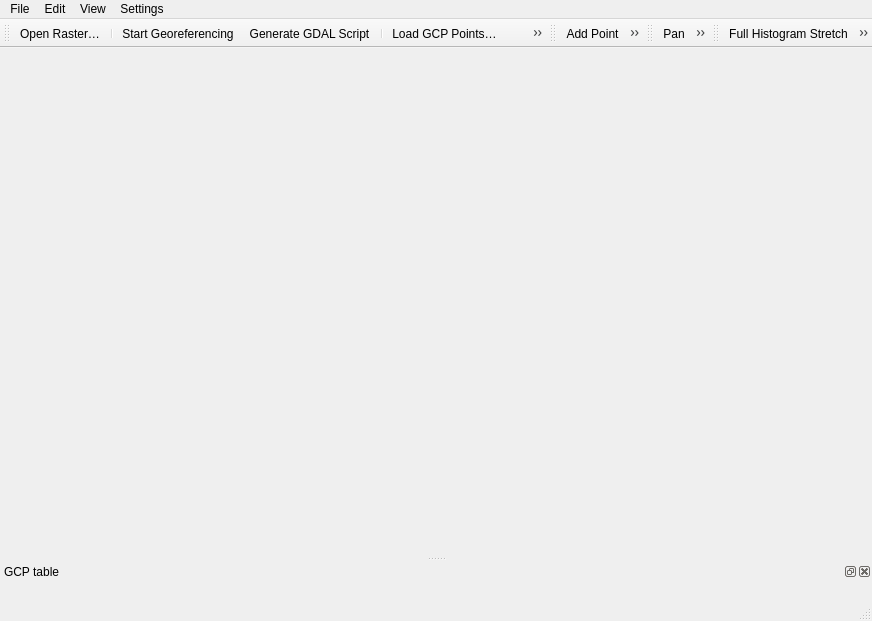
<?xml version="1.0" encoding="UTF-8"?>
<ui version="4.0">
 <class>QgsGeorefPluginGuiBase</class>
 <widget class="QMainWindow" name="QgsGeorefPluginGuiBase">
  <property name="geometry">
   <rect>
    <x>0</x>
    <y>0</y>
    <width>872</width>
    <height>621</height>
   </rect>
  </property>
  <property name="windowTitle">
   <string>Georeferencer</string>
  </property>
  <widget class="QWidget" name="mCentralwidget"/>
  <widget class="QMenuBar" name="menubar">
   <property name="geometry">
    <rect>
     <x>0</x>
     <y>0</y>
     <width>872</width>
     <height>25</height>
    </rect>
   </property>
   <widget class="QMenu" name="menuFile">
    <property name="title">
     <string>File</string>
    </property>
    <addaction name="mActionReset"/>
    <addaction name="mActionOpenRaster"/>
    <addaction name="separator"/>
    <addaction name="mActionStartGeoref"/>
    <addaction name="mActionGDALScript"/>
    <addaction name="separator"/>
    <addaction name="mActionLoadGCPpoints"/>
    <addaction name="mActionSaveGCPpoints"/>
    <addaction name="separator"/>
    <addaction name="mActionQuit"/>
   </widget>
   <widget class="QMenu" name="menuView">
    <property name="title">
     <string>View</string>
    </property>
    <addaction name="mActionPan"/>
    <addaction name="mActionZoomIn"/>
    <addaction name="mActionZoomOut"/>
    <addaction name="mActionZoomToLayer"/>
    <addaction name="mActionZoomLast"/>
    <addaction name="mActionZoomNext"/>
    <addaction name="separator"/>
    <addaction name="mActionLinkGeorefToQgis"/>
    <addaction name="mActionLinkQGisToGeoref"/>
   </widget>
   <widget class="QMenu" name="menuEdit">
    <property name="title">
     <string>Edit</string>
    </property>
    <addaction name="mActionAddPoint"/>
    <addaction name="mActionDeletePoint"/>
    <addaction name="mActionMoveGCPPoint"/>
   </widget>
   <widget class="QMenu" name="menuSettings">
    <property name="title">
     <string>Settings</string>
    </property>
    <addaction name="mActionTransformSettings"/>
    <addaction name="mActionRasterProperties"/>
    <addaction name="mActionGeorefConfig"/>
   </widget>
   <addaction name="menuFile"/>
   <addaction name="menuEdit"/>
   <addaction name="menuView"/>
   <addaction name="menuSettings"/>
  </widget>
  <widget class="QStatusBar" name="statusbar"/>
  <widget class="QToolBar" name="toolBarFile">
   <property name="windowTitle">
    <string>File</string>
   </property>
   <property name="iconSize">
    <size>
     <width>24</width>
     <height>24</height>
    </size>
   </property>
   <attribute name="toolBarArea">
    <enum>TopToolBarArea</enum>
   </attribute>
   <attribute name="toolBarBreak">
    <bool>false</bool>
   </attribute>
   <addaction name="mActionOpenRaster"/>
   <addaction name="separator"/>
   <addaction name="mActionStartGeoref"/>
   <addaction name="mActionGDALScript"/>
   <addaction name="separator"/>
   <addaction name="mActionLoadGCPpoints"/>
   <addaction name="mActionSaveGCPpoints"/>
   <addaction name="separator"/>
   <addaction name="mActionTransformSettings"/>
  </widget>
  <widget class="QToolBar" name="toolBarEdit">
   <property name="windowTitle">
    <string>Edit</string>
   </property>
   <property name="iconSize">
    <size>
     <width>24</width>
     <height>24</height>
    </size>
   </property>
   <attribute name="toolBarArea">
    <enum>TopToolBarArea</enum>
   </attribute>
   <attribute name="toolBarBreak">
    <bool>false</bool>
   </attribute>
   <addaction name="mActionAddPoint"/>
   <addaction name="mActionDeletePoint"/>
   <addaction name="mActionMoveGCPPoint"/>
  </widget>
  <widget class="QToolBar" name="toolBarView">
   <property name="windowTitle">
    <string>View</string>
   </property>
   <property name="iconSize">
    <size>
     <width>24</width>
     <height>24</height>
    </size>
   </property>
   <attribute name="toolBarArea">
    <enum>TopToolBarArea</enum>
   </attribute>
   <attribute name="toolBarBreak">
    <bool>false</bool>
   </attribute>
   <addaction name="mActionPan"/>
   <addaction name="mActionZoomIn"/>
   <addaction name="mActionZoomOut"/>
   <addaction name="mActionZoomToLayer"/>
   <addaction name="mActionZoomLast"/>
   <addaction name="mActionZoomNext"/>
   <addaction name="separator"/>
   <addaction name="mActionLinkGeorefToQgis"/>
   <addaction name="mActionLinkQGisToGeoref"/>
  </widget>
  <widget class="QgsDockWidget" name="dockWidgetGCPpoints">
   <property name="features">
    <set>QgsDockWidget::AllDockWidgetFeatures</set>
   </property>
   <property name="allowedAreas">
    <set>Qt::AllDockWidgetAreas</set>
   </property>
   <property name="windowTitle">
    <string>GCP table</string>
   </property>
   <attribute name="dockWidgetArea">
    <number>8</number>
   </attribute>
   <widget class="QWidget" name="dockWidgetContents">
    <layout class="QHBoxLayout" name="horizontalLayout_2"/>
   </widget>
  </widget>
  <widget class="QToolBar" name="toolBarHistogramStretch">
   <property name="windowTitle">
    <string>Histogram</string>
   </property>
   <attribute name="toolBarArea">
    <enum>TopToolBarArea</enum>
   </attribute>
   <attribute name="toolBarBreak">
    <bool>false</bool>
   </attribute>
   <addaction name="mActionFullHistogramStretch"/>
   <addaction name="mActionLocalHistogramStretch"/>
  </widget>
  <action name="mActionOpenRaster">
   <property name="text">
    <string>Open Raster…</string>
   </property>
   <property name="statusTip">
    <string>Open raster</string>
   </property>
   <property name="shortcut">
    <string>Ctrl+O</string>
   </property>
  </action>
  <action name="mActionZoomIn">
   <property name="text">
    <string>Zoom In</string>
   </property>
   <property name="statusTip">
    <string>Zoom In</string>
   </property>
   <property name="shortcut">
    <string>Ctrl++</string>
   </property>
  </action>
  <action name="mActionZoomOut">
   <property name="text">
    <string>Zoom Out</string>
   </property>
   <property name="statusTip">
    <string>Zoom Out</string>
   </property>
   <property name="shortcut">
    <string>Ctrl+-</string>
   </property>
  </action>
  <action name="mActionZoomToLayer">
   <property name="text">
    <string>Zoom to Layer</string>
   </property>
   <property name="statusTip">
    <string>Zoom to Layer</string>
   </property>
   <property name="shortcut">
    <string>Ctrl+Shift+F</string>
   </property>
  </action>
  <action name="mActionPan">
   <property name="text">
    <string>Pan</string>
   </property>
   <property name="statusTip">
    <string>Pan</string>
   </property>
  </action>
  <action name="mActionTransformSettings">
   <property name="text">
    <string>Transformation Settings…</string>
   </property>
   <property name="statusTip">
    <string>Transformation settings</string>
   </property>
  </action>
  <action name="mActionAddPoint">
   <property name="text">
    <string>Add Point</string>
   </property>
   <property name="statusTip">
    <string>Add point</string>
   </property>
   <property name="shortcut">
    <string>Ctrl+A</string>
   </property>
  </action>
  <action name="mActionDeletePoint">
   <property name="text">
    <string>Delete Point</string>
   </property>
   <property name="statusTip">
    <string>Delete point</string>
   </property>
   <property name="shortcut">
    <string>Ctrl+D</string>
   </property>
  </action>
  <action name="mActionQuit">
   <property name="text">
    <string>Close Georeferencer</string>
   </property>
   <property name="toolTip">
    <string>Close georeferencer</string>
   </property>
   <property name="statusTip">
    <string>Quit</string>
   </property>
  </action>
  <action name="mActionStartGeoref">
   <property name="text">
    <string>Start Georeferencing</string>
   </property>
   <property name="statusTip">
    <string>Start georeferencing</string>
   </property>
   <property name="shortcut">
    <string>Ctrl+G</string>
   </property>
  </action>
  <action name="mActionGDALScript">
   <property name="text">
    <string>Generate GDAL Script</string>
   </property>
   <property name="statusTip">
    <string>Generate GDAL script</string>
   </property>
   <property name="shortcut">
    <string>Ctrl+C</string>
   </property>
  </action>
  <action name="mActionLinkGeorefToQgis">
   <property name="checkable">
    <bool>true</bool>
   </property>
   <property name="text">
    <string>Link Georeferencer to QGIS</string>
   </property>
   <property name="statusTip">
    <string>Link Georeferencer to QGIS</string>
   </property>
  </action>
  <action name="mActionLinkQGisToGeoref">
   <property name="checkable">
    <bool>true</bool>
   </property>
   <property name="text">
    <string>Link QGIS to Georeferencer</string>
   </property>
   <property name="statusTip">
    <string>Link QGIS to Georeferencer</string>
   </property>
  </action>
  <action name="mActionSaveGCPpoints">
   <property name="text">
    <string>Save GCP Points as…</string>
   </property>
   <property name="statusTip">
    <string>Save GCP points as…</string>
   </property>
   <property name="shortcut">
    <string>Ctrl+S</string>
   </property>
  </action>
  <action name="mActionLoadGCPpoints">
   <property name="text">
    <string>Load GCP Points…</string>
   </property>
   <property name="statusTip">
    <string>Load GCP points</string>
   </property>
   <property name="shortcut">
    <string>Ctrl+L</string>
   </property>
  </action>
  <action name="mActionGeorefConfig">
   <property name="text">
    <string>Configure Georeferencer…</string>
   </property>
   <property name="shortcut">
    <string>Ctrl+P</string>
   </property>
  </action>
  <action name="mActionRasterProperties">
   <property name="text">
    <string>Raster Properties…</string>
   </property>
  </action>
  <action name="mActionMoveGCPPoint">
   <property name="text">
    <string>Move GCP Point</string>
   </property>
   <property name="statusTip">
    <string>Move GCP point</string>
   </property>
  </action>
  <action name="mActionZoomNext">
   <property name="text">
    <string>Zoom Next</string>
   </property>
  </action>
  <action name="mActionZoomLast">
   <property name="text">
    <string>Zoom Last</string>
   </property>
  </action>
  <action name="mActionLocalHistogramStretch">
   <property name="text">
    <string>Local Histogram Stretch</string>
   </property>
  </action>
  <action name="mActionFullHistogramStretch">
   <property name="text">
    <string>Full Histogram Stretch</string>
   </property>
  </action>
  <action name="mActionReset">
   <property name="icon">
    <iconset resource="../../../images/images.qrc">
     <normaloff>:/images/themes/default/mIconClearText.svg</normaloff>:/images/themes/default/mIconClearText.svg</iconset>
   </property>
   <property name="text">
    <string>Reset Georeferencer</string>
   </property>
  </action>
 </widget>
 <customwidgets>
  <customwidget>
   <class>QgsDockWidget</class>
   <extends>QDockWidget</extends>
   <header>qgsdockwidget.h</header>
   <container>1</container>
  </customwidget>
 </customwidgets>
 <resources>
  <include location="../../../images/images.qrc"/>
 </resources>
 <connections/>
</ui>
